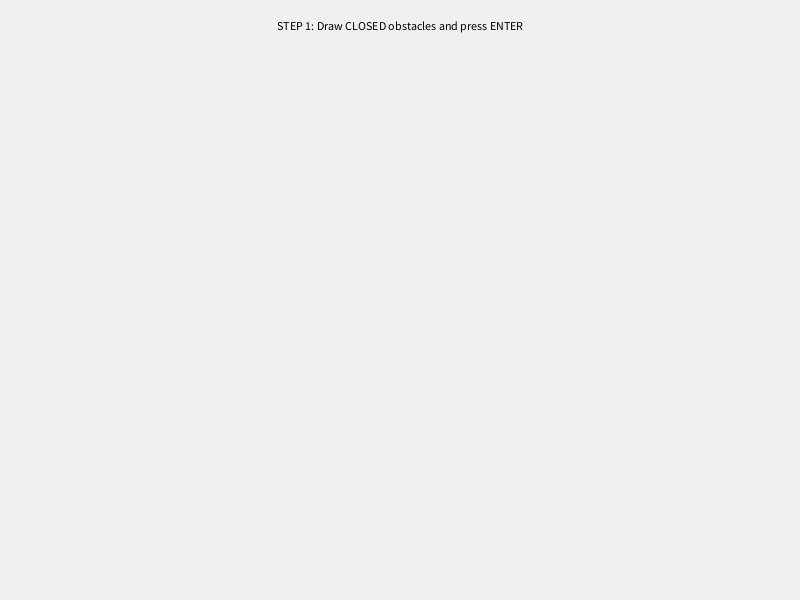
Frame 1 (no input)
Frame 60 (the mouse pressed at the canvas centre just before this capture): identical to frame 1, image omitted
Frame 120 (the mouse held since frame 60 and released just before this capture): identical to frame 1, image omitted

The Processing sketch that drew this single still picture (run headless with seeded random() and noise(); from frame 60 on, the mouse is pressed at the canvas centre):

// Processing sketch: Tangent_bot
// ── Tangent_bot.pde
/**
 * Tangent Bug Navigation Simulation
 * --------------------------------------
 * This program implements a Tangent Bug algorithm for autonomous navigation.
 */

ArrayList<ArrayList<PVector>> allObstacles;
ArrayList<PVector> currentTrace;
PVector robotPos, targetPos;
Bot myBot;
int state = 0; // 0: Drawing, 1: Place Robot, 2: Place Target, 3: Simulation

void setup() 
{
  size(800, 600);
  allObstacles = new ArrayList<ArrayList<PVector>>();
  textAlign(CENTER);
}

void draw() 
{
  background(240);
  drawEnvironment();
  
  // State machine for the setup process
  if (state == 0) 
  {
    fill(0); text("STEP 1: Draw CLOSED obstacles and press ENTER", width/2, 30);
  } 
  else if (state == 1) 
  {
    fill(0, 0, 255); text("STEP 2: Click to place the ROBOT", width/2, 30);
    if(robotPos != null) drawGhostPoint(robotPos, color(0, 0, 255));
  } 
  else if (state == 2) 
  {
    fill(0, 150, 0); text("STEP 3: Click to place the TARGET", width/2, 30);
    if(robotPos != null) drawGhostPoint(robotPos, color(0, 0, 255));
    if(targetPos != null) drawGhostPoint(targetPos, color(0, 255, 0));
  } 
  else if (state == 3) 
  {
    myBot.update(targetPos, allObstacles);
    myBot.display(targetPos, allObstacles);
    drawGhostPoint(targetPos, color(0, 255, 0));
  }
}

void drawGhostPoint(PVector p, color c) 
{
  fill(c, 180); noStroke();
  ellipse(p.x, p.y, 15, 15);
}

// --- BOT CLASS (TANGENT BUG LOGIC) ---
class Bot 
{
  PVector pos;
  float sensorRange = 150; // Detection horizon
  float bodyRadius = 18;   // Physical size for collision
  ArrayList<PVector> trail = new ArrayList<PVector>();

  Bot(float x, float y) { pos = new PVector(x, y); 
}

  void update(PVector target, ArrayList<ArrayList<PVector>> obstacles) 
  {
    // Save position to trail every 4 frames
    if (frameCount % 4 == 0) trail.add(pos.copy());
    
    float dTarget = PVector.dist(pos, target);
    if (dTarget < 5) return; // Destination reached

    // 1. DIRECT MOTION: If the path to target is clear within sensor range, go straight
    if (isPathClear(pos, target, obstacles)) 
    {
      moveTowards(target, 2.2);
    } 
    else 
    {
      // 2. TANGENT LOGIC: Find the best visible edge (discontinuity) to bypass obstacle
      PVector escapePoint = findTangentPoint(target, obstacles);
      if (escapePoint != null) {
        moveTowards(escapePoint, 2.0);
      } 
      else 
      {
        // 3. FALLBACK: If stuck, move slowly towards target and let physics handle sliding
        moveTowards(target, 0.5); 
      }
    }
    // Safety physics layer to prevent wall penetration
    applyPhysics(obstacles);
  }

  /**
   * Scans 360 degrees to find "discontinuities" (edges).
   * It selects the edge that minimizes [dist to edge + dist from edge to target].
   */
  PVector findTangentPoint(PVector target, ArrayList<ArrayList<PVector>> obstacles) 
  {
    int rays = 120; 
    PVector bestPoint = null;
    float minTotalDist = Float.MAX_VALUE;
    float lastDist = -1;
    for (int i = 0; i <= rays; i++) 
    {
      float angle = i * TWO_PI / rays;
      PVector rayDir = PVector.fromAngle(angle).setMag(sensorRange);
      PVector rayEnd = PVector.add(pos, rayDir);
      
      PVector hit = getIntersection(pos, rayEnd, obstacles);
      float currentDist = (hit == null) ? sensorRange : PVector.dist(pos, hit);

      // Detect DISCONTINUITY: A sharp jump in distance suggests an obstacle corner/edge
      if (lastDist != -1 && abs(currentDist - lastDist) > 10) 
      {
        // Select the furthest point of the discontinuity as the potential "way out"
        PVector candidate = (currentDist > lastDist) ? rayEnd : hit;
        
        // Apply a safety offset so the bot doesn't scrape the corner
        PVector offsetDir = PVector.sub(candidate, pos).normalize();
        PVector testPoint = PVector.add(candidate, offsetDir.mult(5)); 
        
        // Heuristic: Cost = G(pos to edge) + H(edge to target)
        float score = PVector.dist(pos, testPoint) + PVector.dist(testPoint, target);
        
        if (score < minTotalDist && isPathClear(pos, testPoint, obstacles)) 
        {
          minTotalDist = score;
          bestPoint = testPoint;
        }
      }
      lastDist = currentDist;
    }
    return bestPoint;
  }

  void moveTowards(PVector goal, float speed) 
  {
    PVector dir = PVector.sub(goal, pos);
    if (dir.mag() > 0.1) 
    {
      dir.setMag(speed);
      pos.add(dir);
    }
  }

  /** Checks if a straight line to a point is free of obstacles */
  boolean isPathClear(PVector a, PVector b, ArrayList<ArrayList<PVector>> obstacles) 
  {
    float d = min(PVector.dist(a, b), sensorRange);
    PVector end = PVector.add(a, PVector.sub(b, a).setMag(d));
    return getIntersection(a, end, obstacles) == null;
  }

  /** Returns the closest intersection point of a ray with all obstacles */
  PVector getIntersection(PVector a, PVector b, ArrayList<ArrayList<PVector>> obstacles) 
  {
    PVector closest = null;
    float minDist = Float.MAX_VALUE;
    for (ArrayList<PVector> obs : obstacles) 
    {
      for (int i = 0; i < obs.size(); i++) 
      {
        PVector hit = lineIntersect(a, b, obs.get(i), obs.get((i+1)%obs.size()));
        if (hit != null) 
        {
          float d = PVector.dist(a, hit);
          if (d < minDist) { minDist = d; closest = hit; 
        }
        }
      }
    }
    return closest;
  }

  /** Standard Line-Line intersection formula */
  PVector lineIntersect(PVector a, PVector b, PVector c, PVector d) 
  {
    float den = (d.y-c.y)*(b.x-a.x) - (d.x-c.x)*(b.y-a.y);
    if (den == 0) return null;
    float ua = ((d.x-c.x)*(a.y-c.y)-(d.y-c.y)*(a.x-c.x))/den;
    float ub = ((b.x-a.x)*(a.y-c.y)-(b.y-a.y)*(a.x-c.x))/den;
    if (ua >= 0 && ua <= 1 && ub >= 0 && ub <= 1) return new PVector(a.x + ua*(b.x-a.x), a.y + ua*(b.y-a.y));
    return null;
  }

  /** Hard collision solver using segment projection */
  void applyPhysics(ArrayList<ArrayList<PVector>> obstacles) 
  {
    for (ArrayList<PVector> obs : obstacles) 
    {
      for (int i = 0; i < obs.size(); i++) 
      {
        PVector cp = closestPointOnSegment(pos, obs.get(i), obs.get((i+1)%obs.size()));
        float d = PVector.dist(pos, cp);
        if (d < bodyRadius) 
        {
          PVector push = PVector.sub(pos, cp).setMag(bodyRadius - d + 1.5);
          pos.add(push);
        }
      }
    }
  }

  PVector closestPointOnSegment(PVector p, PVector a, PVector b) 
  {
    PVector ap = PVector.sub(p, a);
    PVector ab = PVector.sub(b, a);
    float t = constrain(ap.dot(ab) / ab.magSq(), 0, 1);
    return PVector.add(a, PVector.mult(ab, t));
  }

  void display(PVector target, ArrayList<ArrayList<PVector>> obstacles) 
  {
    // Draw trail
    stroke(0, 150, 255, 50); noFill();
    beginShape(); for (PVector p : trail) vertex(p.x, p.y); endShape();
    
    // Draw sensor horizon
    noFill(); stroke(0, 100, 250, 20); ellipse(pos.x, pos.y, sensorRange*2, sensorRange*2);
    
    // Draw sensor rays hitting obstacles
    stroke(150, 150, 150, 40);
    for (int i = 0; i < 60; i++) 
    {
      PVector ray = PVector.fromAngle(i * TWO_PI / 60).setMag(sensorRange);
      PVector hit = getIntersection(pos, PVector.add(pos, ray), obstacles);
      if (hit != null) line(pos.x, pos.y, hit.x, hit.y);
    }
    
    // Visualize "Thinking" (Optimal Tangent Path)
    PVector thought = findTangentPoint(target, obstacles);
    if (thought != null) 
    {
      stroke(255, 0, 0, 150); strokeWeight(2); line(pos.x, pos.y, thought.x, thought.y);
      fill(255, 0, 0); noStroke(); ellipse(thought.x, thought.y, 6, 6);
    }
    
    // Draw Robot body
    strokeWeight(1);
    fill(0, 100, 255); noStroke(); ellipse(pos.x, pos.y, bodyRadius*2, bodyRadius*2);
    fill(255); ellipse(pos.x, pos.y, 6, 6);
  }
}

// --- WORLD DRAWING FUNCTIONS ---
void drawEnvironment() 
{
  stroke(50); strokeWeight(3); fill(180);
  for (ArrayList<PVector> obs : allObstacles) 
  {
    beginShape(); for (PVector p : obs) vertex(p.x, p.y); endShape(CLOSE);
  }
  if (currentTrace != null) 
  {
    stroke(200, 0, 0); noFill();
    beginShape(); for (PVector p : currentTrace) vertex(p.x, p.y); endShape();
  }
}

void mousePressed() 
{
  if (state == 0) currentTrace = new ArrayList<PVector>();
  else if (state == 1) robotPos = new PVector(mouseX, mouseY);
  else if (state == 2) targetPos = new PVector(mouseX, mouseY);
}

void mouseDragged() 
{ 
  if (state == 0 && currentTrace != null) currentTrace.add(new PVector(mouseX, mouseY)); 
}

void mouseReleased() 
{
  if (state == 0 && currentTrace != null && currentTrace.size() > 2) 
  {
    currentTrace.add(currentTrace.get(0).copy());
    allObstacles.add(currentTrace); currentTrace = null;
  }
}

void keyPressed() 
{
  if (keyCode == ENTER && state < 3) 
  { 
    state++; 
    if (state == 3 && robotPos != null) myBot = new Bot(robotPos.x, robotPos.y); 
  }
  if (key == 'r' || key == 'R') 
  { 
    state = 0; allObstacles.clear(); robotPos = null; targetPos = null; 
  }
}
